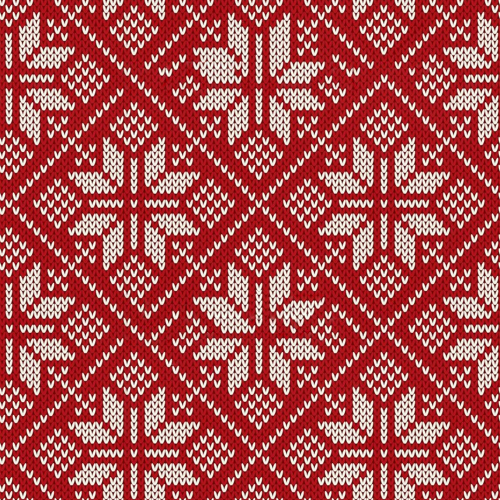
#> input picture img/siggraph_asia/redknitwear.jpg, 1000 x 1000 px (shown at 1/2 size)
$ python period.py
#> lines starting #> are read from the running program, lines starting #| are printed output that depends on the picture
import numpy as np
from scipy.signal import correlate2d

def find_period(image):
    # Calculate the autocorrelation of the image
    autocorr = correlate2d(image, image, mode='same')

    # Find the peak in the autocorrelation
    peak_indices = np.unravel_index(np.argmax(autocorr), autocorr.shape)
    peak = autocorr[peak_indices]

    # Determine the period as the distance from the peak to the closest edge
    width, height = image.shape
    period_x = min(peak_indices[1], width - peak_indices[1]) * 2
    period_y = min(peak_indices[0], height - peak_indices[0]) * 2

    return period_x, period_y

# Example usage
from PIL import Image
image = Image.open('img/siggraph_asia/redknitwear.jpg').convert('L').resize((200, 200))
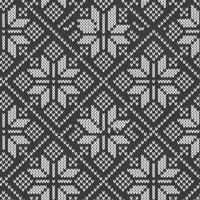
#> image: PIL image 200x200 L; min 39, max 253, mean 107.3
image = np.array(image)
print(image.shape)
#| (200, 200)

# image = np.array([[0, 0, 0, 1, 1, 1],
#                   [0, 0, 0, 1, 1, 1],
#                   [0, 0, 0, 1, 1, 1],
#                   [1, 1, 1, 0, 0, 0],
#                   [1, 1, 1, 0, 0, 0],
#                   [1, 1, 1, 0, 0, 0]])

period_x, period_y = find_period(image)
#> in find_period, `autocorr = correlate2d(image, image, mode='same')`:
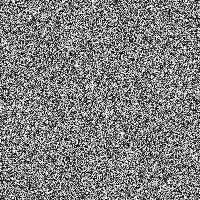
#> autocorr: shape (200, 200); min 0, max 255, mean 127.5
#> in find_period, `peak_indices = np.unravel_index(np.argmax(autocorr), autocorr.shape)`: peak_indices = (0, 5)
#> in find_period, `peak = autocorr[peak_indices]`: peak = 255
#> in find_period, `period_x = min(peak_indices[1], width - peak_indices[1]) * 2`: period_x = 10
#> in find_period, `period_y = min(peak_indices[0], height - peak_indices[0]) * 2`: period_y = 0
#> period_x = 10; period_y = 0
print(f"Period along x-axis: {period_x}")
#| Period along x-axis: 10
print(f"Period along y-axis: {period_y}")
#| Period along y-axis: 0
with open("period.txt", 'a') as savefile:
    savefile.write(f"{period_x}, {period_y}")

$ run again, with img/siggraph_asia/autumm.jpg copied over img/siggraph_asia/redknitwear.jpg
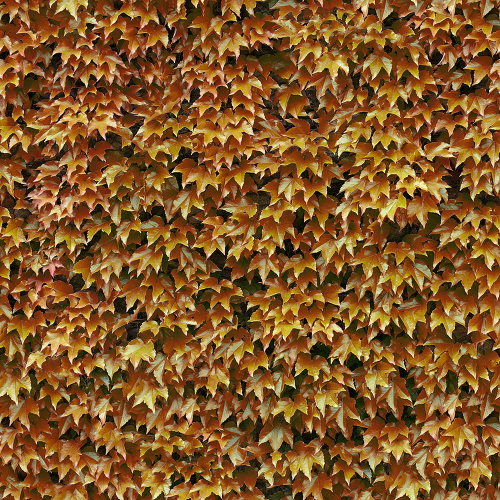
#> input picture img/siggraph_asia/autumm.jpg, 1000 x 1000 px (shown at 1/2 size)
#> `image = Image.open('img/siggraph_asia/redknitwear.jpg').convert('L').r..`:
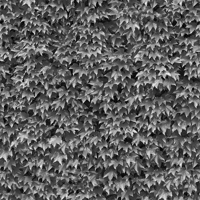
#> image: PIL image 200x200 L; min 0, max 240, mean 94.7
#| (200, 200)
#> in find_period, `autocorr = correlate2d(image, image, mode='same')`:
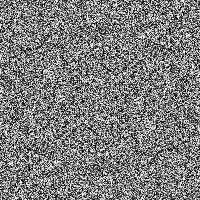
#> autocorr: shape (200, 200); min 0, max 255, mean 125.6
#> peak_indices = (1, 166)
#> peak = 255
#> in find_period, `period_x = min(peak_indices[1], width - peak_indices[1]) * 2`: period_x = 68
#> in find_period, `period_y = min(peak_indices[0], height - peak_indices[0]) * 2`: period_y = 2
#> `period_x, period_y = find_period(image)`: period_x = 68; period_y = 2
#| Period along x-axis: 68
#| Period along y-axis: 2

$ run again, with img/siggraph_asia/bluejacquard.jpg copied over img/siggraph_asia/redknitwear.jpg
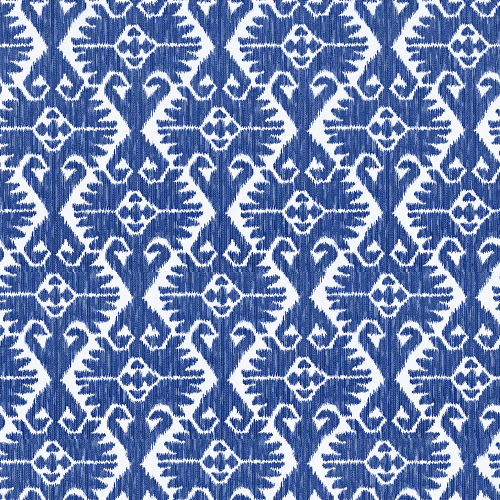
#> input picture img/siggraph_asia/bluejacquard.jpg, 1000 x 1000 px (shown at 1/2 size)
#> `image = Image.open('img/siggraph_asia/redknitwear.jpg').convert('L').r..`:
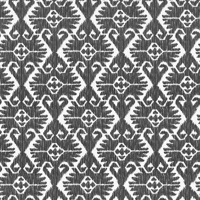
#> image: PIL image 200x200 L; min 46, max 255, mean 132.7
#| (200, 200)
#> in find_period, `autocorr = correlate2d(image, image, mode='same')`:
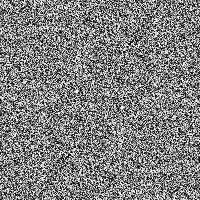
#> autocorr: shape (200, 200); min 0, max 255, mean 128.1
#> peak_indices = (0, 24)
#> peak = 255
#> in find_period, `period_x = min(peak_indices[1], width - peak_indices[1]) * 2`: period_x = 48
#> in find_period, `period_y = min(peak_indices[0], height - peak_indices[0]) * 2`: period_y = 0
#> `period_x, period_y = find_period(image)`: period_x = 48; period_y = 0
#| Period along x-axis: 48
#| Period along y-axis: 0
